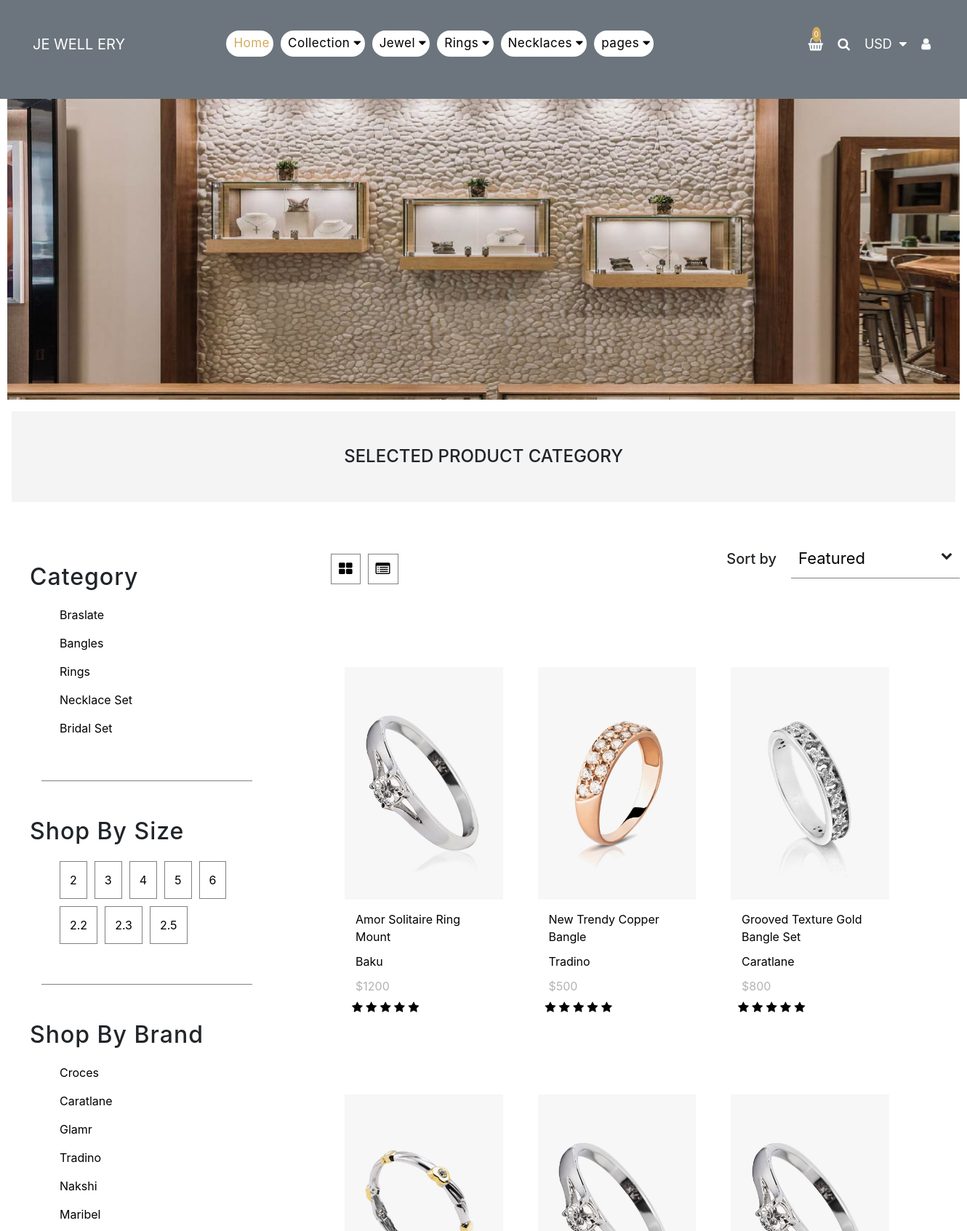
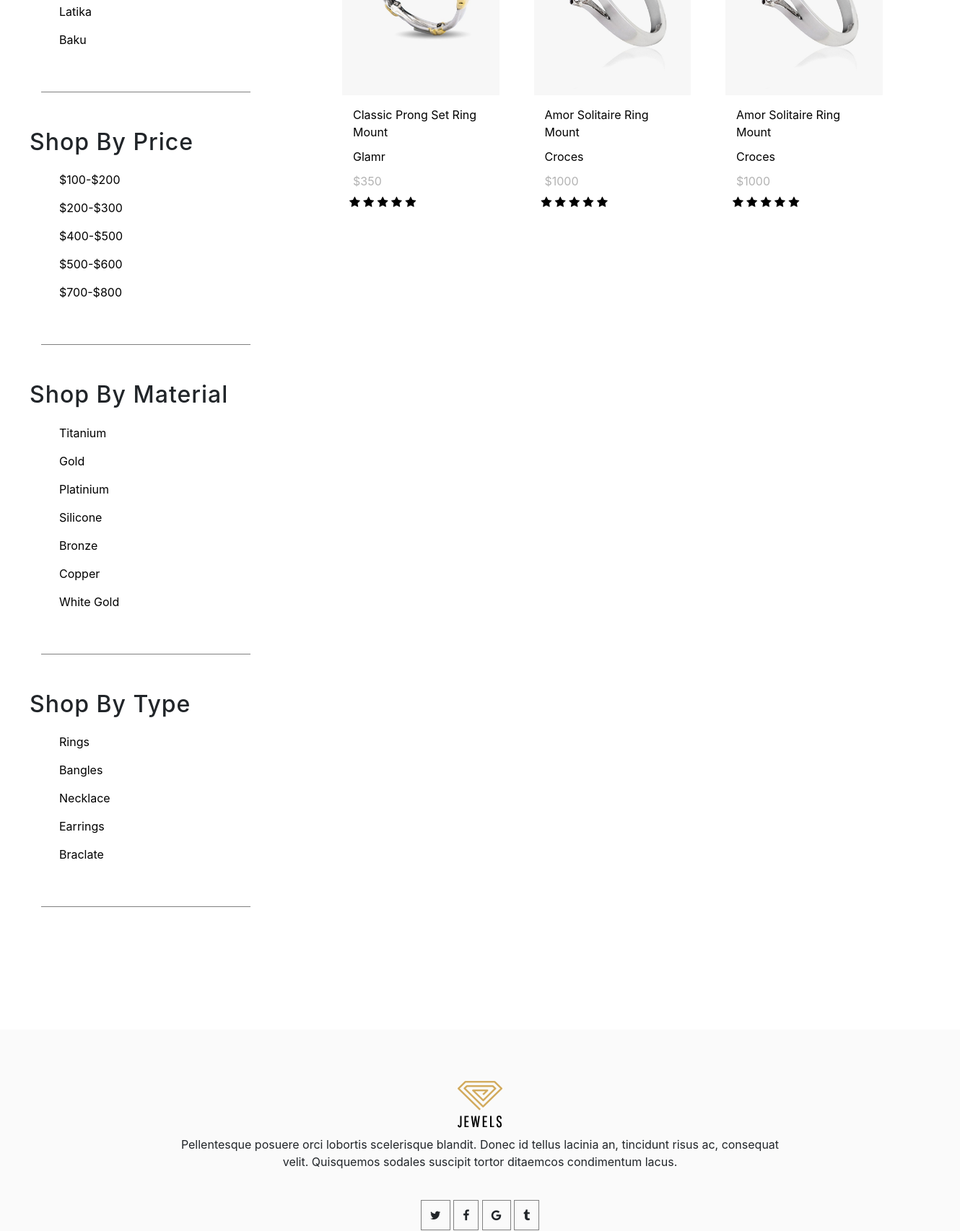
The app's page /allproducts (upper part) with its own data (2 pictures, top to bottom).
### Shop/collection/models.py (models this page shows)
class Category(db.Model):
    Category_id = db.Column(db.Integer, primary_key=True)
    CategoryName = db.Column(db.String(30), unique=True, nullable=False)
    products = db.relationship('Products', backref='category', lazy=True)
    brand_id=db.Column(db.Integer,db.ForeignKey('brand.Brand_id'), nullable=False)

class Brand(db.Model):
    Brand_id = db.Column(db.Integer, primary_key=True)
    BrandName = db.Column(db.String(30),unique=True,  nullable=False )
    Categories = db.relationship('Category', backref='brand', lazy=True)
    products = db.relationship('Products', backref='brand', lazy=True)

### Shop/Profile/models.py (models this page shows)
class Products(db.Model):
    id = db.Column(db.Integer, primary_key=True)
    ProductName = db.Column(db.String(30),  nullable=False)
    Size = db.Column(db.String(80),  nullable=False)
    Color = db.Column(db.String(80),  nullable=False)
    Price = db.Column(db.String(120), nullable=False)
    ProductInfo = db.Column(db.String(120), nullable=False)
    Material = db.Column(db.String(120), nullable=False)
    Stock = db.Column(db.String(60), nullable=False)
    ProductImage_1= db.Column(db.String(120), nullable=False)
    ProductImage_2= db.Column(db.String(120))
    cat_id= db.Column(db.Integer,db.ForeignKey('category.Category_id'), nullable=False)
    brand_id= db.Column(db.Integer,db.ForeignKey('brand.Brand_id'), nullable=False)
    user_id=db.Column(db.Integer,db.ForeignKey('user.id'), nullable=False)

### Shop/collection/routes.py (the view)
@app.route("/allproducts",methods=['GET', 'POST'] )
def Allpro():
    brands=Brand.query.all()
    cats=Category.query.all()
    pro=Products.query.all()
    return render_template('collections/AllProducts.html',brands=brands,cats=cats,pro=pro)

### Shop/templates/collections/AllProducts.html (shortened to what this page needs)
{% extends 'layout.html'%}
{% block content %}
{% include 'common/header.html'%}
<section id="AllProduct">
    <div class="text-center h4 py-5  m-3 bgcolor2 ">SELECTED PRODUCT CATEGORY</div>
    <div class="container-ow flex jus-con-betws">
        <div class="col-ow-3">
            <div class="navBar flex flex-dir-column ml-3 mt-5">
                <div class="col-ow-12 ">
                    <h1>Category</h1>
                    <ul class="ml-3 mt-3">
                        {% for cat in cats %}
                        <li><a href="">{{cat.CategoryName}}</a>
                        {% endfor %}
                    </ul>
                </div>
                <div class="col-ow-12 ">
                    <h1>Shop By Size</h1>
                    <ul class=" Size ml-3 mt-3 flex flex-wrap ">
                        <li><a href="">2</a></li>
                        <li><a href="">3</a></li>
                        <li><a href="">4</a></li>
                        <li><a href="">5</a></li>
                        <li><a href="">6</a></li>
                        <li><a href="">2.2</a></li>
                        <li><a href="">2.3</a></li>
                        <li><a href="">2.5</a></li>
                    </ul>
                </div>
                <div class="col-ow-12 ">
                    <h1>Shop By Brand</h1>
                    <ul class="ml-3 mt-3">
                        {% for brand in brands %}
                        <li><a href="#">{{brand.BrandName}}</a></li>
                        {% endfor %}
                    </ul>
                </div>
                <div class="col-ow-12 ">
                    <h1>Shop By Price</h1>
                    <ul class="ml-3 mt-3">
                        <li><a href="">$100-$200</a></li>
                        <li><a href="">$200-$300</a></li>
                        <li><a href="">$400-$500</a></li>
                        <li><a href="">$500-$600 </a></li>
                        <li><a href="">$700-$800 </a></li>
                    </ul>
                </div>
                <div class="col-ow-12 ">
                    <h1>Shop By Material</h1>
                    <ul class="ml-3 mt-3">
                        <li><a href="">Titanium</a></li>
                        <li><a href="">Gold</a></li>
                        <li><a href="">Platinium</a> </li>
                        <li><a href="">Silicone</a></li>
                        <li><a href="">Bronze</a></li>
                        <li><a href="">Copper</a></li>
                        <li><a href="">White Gold</a></li>
                    </ul>
                </div>
                <div class="col-ow-12 ">
                    <h1>Shop By Type</h1>
                    <ul class="ml-3 mt-3">
                        <li><a href="">Rings</a></li>
                        <li><a href="">Bangles</a></li>
                        <li><a href="">Necklace</a> </li>
                        <li><a href="">Earrings</a></li>
                        <li><a href="">Braclate</a></li>
                    </ul>
                </div>
            </div>
        </div>
        <div class="col-ow-8">
            <div class="product_lists flex flex-dir-column">
                <div class="row-ow flex jus-con-betws">
                    <div class="btnProductList flex  ">
                        <i class="fa fa-th-large"></i>
                        <i class="fa fa-list-alt"></i>
                    </div>
                    <div class="product_filter flex flex-end ">
                        <h4>Sort by</h4>
                        <ul>
                            <li class="flex jus-con-betws">
                                <a href="#">Featured</a>
                                <span><i class="fa fa-chevron-down"></i></i></span>
                            </li>
                        </ul>
                    </div>
                </div>
                <div class="row-ow flex flex-wrap ">
                    {% for prod in pro %}
                    <div class="col-ow-3 m-4">
                        <div class="left-item">
                            <div class="img-frame">
                                <a href="/product/{{prod.id}}"> <img src="{{url_for('static', filename='photo/'+prod.ProductImage_1)}}" alt=""></a>
                            </div>
                            <div class="item-detail flex flex-dir-column jus-con-cen m-t">
                                <a href="/product/{{prod.id}}">{{prod.ProductName}}</a>
                                <p>{{prod.brand_id}}</p>
                                <span>${{prod.Price}}</span>
                                <div class="stars">
                                    <span><i class="fa fa-star"></i></span>
                                    <span><i class="fa fa-star"></i></span>
                                    <span><i class="fa fa-star"></i></span>
                                    <span><i class="fa fa-star"></i></span>
                                    <span><i class="fa fa-star"></i></span>
                                </div>
                            </div>
                        </div>
                    </div>
                    {% endfor %}
                </div>
            </div>
        </div>
    </div>
</section>
{% include 'common/footer.html'%}
{% endblock content %}

### Shop/static/myFiles/css/style.css (style rules this page uses)
html, body, div, span, applet, object, iframe, h1, h2, h3, h4, h5, h6, p, blockquote, pre, a, abbr, acronym, address, big, cite, code, del, dfn, em, img, ins, kbd, q, s, samp, small, strike, strong, sub, sup, tt, var, b, u, i, center, dl, dt, dd, ol, ul, li, fieldset, form, label, legend, table, caption, tbody, tfoot, thead, tr, th, td, article, aside, canvas, details, embed, figure, figcaption, footer, header, hgroup, menu, nav, output, ruby, section, summary, time, mark, audio, video { margin: 0; padding: 0; border: 0; font-size: 100%; font: inherit; vertical-align: baseline; text-decoration: none !important; }
article, aside, details, figcaption, figure, footer, header, hgroup, menu, nav, section { display: block; }
body { line-height: 1; }
ol, ul { list-style: none; }
.bgcolor2 { background-color: #f4f4f4; }
.container-ow { width: 1320px; margin: 0 auto; }
.row-ow { padding: 0 5px; width: 100%; -webkit-box-sizing: border-box; box-sizing: border-box; }
[class^="col-"] { -webkit-box-sizing: border-box; box-sizing: border-box; }
.col-ow-3 { width: calc(100%/12*3); }
.col-ow-8 { width: calc(100%/12*8); }
.col-ow-12 { width: calc(100%/12*12); }
.m-t { margin: 10px 10px; }
.flex { display: -webkit-box; display: -ms-flexbox; display: flex; }
.flex-wrap { -ms-flex-wrap: wrap; flex-wrap: wrap; }
.flex-end { -webkit-box-pack: end; -ms-flex-pack: end; justify-content: flex-end; }
.flex-dir-column { -webkit-box-orient: vertical; -webkit-box-direction: normal; -ms-flex-direction: column; flex-direction: column; }
.jus-con-betws { -webkit-box-pack: justify; -ms-flex-pack: justify; justify-content: space-between; }
.jus-con-cen { -webkit-box-pack: center; -ms-flex-pack: center; justify-content: center; }
body { font-family: 'Montserrat', sans-serif; background-color: #fff; }
#AllProduct { width: 100%; }
#AllProduct .navBar { width: 100%; -webkit-box-sizing: border-box; box-sizing: border-box; padding: 20px; }
#AllProduct .navBar h1 { font-size: 32px; margin-bottom: 15px; letter-spacing: 1px; }
#AllProduct .navBar ul { min-width: 100%; border-bottom: 1px gray solid; -webkit-box-sizing: border-box; box-sizing: border-box; padding-bottom: 50px; padding-left: 20px; margin-bottom: 50px; }
#AllProduct .navBar ul li { width: inherit; display: -webkit-box; display: -ms-flexbox; display: flex; -webkit-box-pack: justify; -ms-flex-pack: justify; justify-content: space-between; margin-bottom: 5px; }
#AllProduct .navBar ul li a { color: #000; cursor: pointer; margin: 5px; }
#AllProduct .navBar .Size li { border: 1px solid gray; -webkit-box-sizing: border-box; box-sizing: border-box; padding: 8px; margin: 5px; }
#AllProduct .product_lists { width: 100%; -webkit-box-sizing: border-box; box-sizing: border-box; }
#AllProduct .product_lists .btnProductList { width: 25%; margin-top: 50px; }
#AllProduct .product_lists .btnProductList i { margin: 5px; font-size: 20px; border: 1px solid gray; -webkit-box-sizing: border-box; box-sizing: border-box; padding: 10px; background-color: #fff; color: #000; margin-bottom: 40px; cursor: pointer; }
#AllProduct .product_lists .product_filter { width: 100%; margin-top: 50px; }
#AllProduct .product_lists .product_filter h4 { margin-right: 20px; font-size: 20px; }
#AllProduct .product_lists .product_filter ul { width: 33.33333%; }
#AllProduct .product_lists .product_filter ul li { width: 100%; padding: 10px; -webkit-box-sizing: border-box; box-sizing: border-box; border-bottom: 1px solid gray; -webkit-transform: translateY(-15px); transform: translateY(-15px); -webkit-transition: all 0.5s ease; transition: all 0.5s ease; }
#AllProduct .product_lists .product_filter ul li a { color: #000; font-size: 22px; }
#AllProduct .product_lists .left-item { width: 100%; min-height: 320px; -webkit-box-sizing: border-box; box-sizing: border-box; position: relative; margin-top: 50px; }
#AllProduct .product_lists .left-item .img-frame img { width: 100%; height: 320px; -o-object-fit: cover; object-fit: cover; cursor: pointer; }
#AllProduct .product_lists .left-item .item-detail { cursor: pointer; }
#AllProduct .product_lists .left-item .item-detail a, #AllProduct .product_lists .left-item .item-detail p { color: #000; margin: 5px; }
#AllProduct .product_lists .left-item .item-detail span { color: #b3b3b3; margin: 5px; }
#AllProduct .product_lists .left-item .item-detail .stars > span { color: #000; margin: 0px; }

### records on screen
Category: CategoryName "Braslate"
Category: CategoryName "Bangles"
Category: CategoryName "Rings"
Category: CategoryName "Necklace Set"
Category: CategoryName "Bridal Set"
Brand: BrandName "Croces"
Brand: BrandName "Caratlane"
Brand: BrandName "Glamr"
Brand: BrandName "Tradino"
Brand: BrandName "Nakshi"
Brand: BrandName "Maribel"
Brand: BrandName "Latika"
Brand: BrandName "Baku"
Products: ProductImage_1 (picture), ProductName "Amor Solitaire Ring Mount", brand_id "Baku", Price "1200"
Products: ProductImage_1 (picture), ProductName "New Trendy Copper Bangle", brand_id "Tradino", Price "500"
Products: ProductImage_1 (picture), ProductName "Grooved Texture Gold Bangle Set", brand_id "Caratlane", Price "800"
Products: ProductImage_1 (picture), ProductName "Classic Prong Set Ring Mount", brand_id "Glamr", Price "350"
Products: ProductImage_1 (picture), ProductName "Amor Solitaire Ring Mount", brand_id "Croces", Price "1000"
Products: ProductImage_1 (picture), ProductName "Amor Solitaire Ring Mount", brand_id "Croces", Price "1000"
